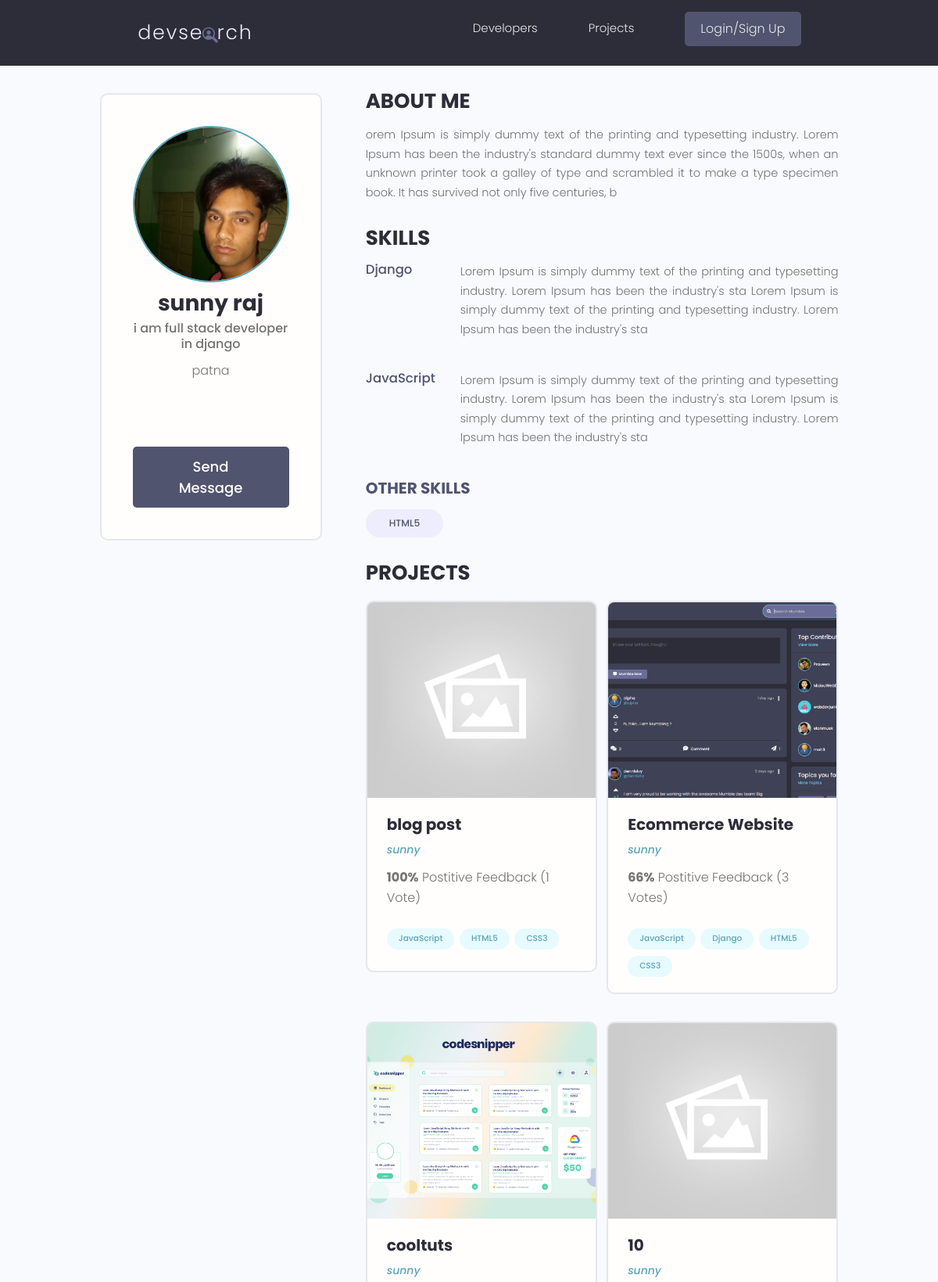
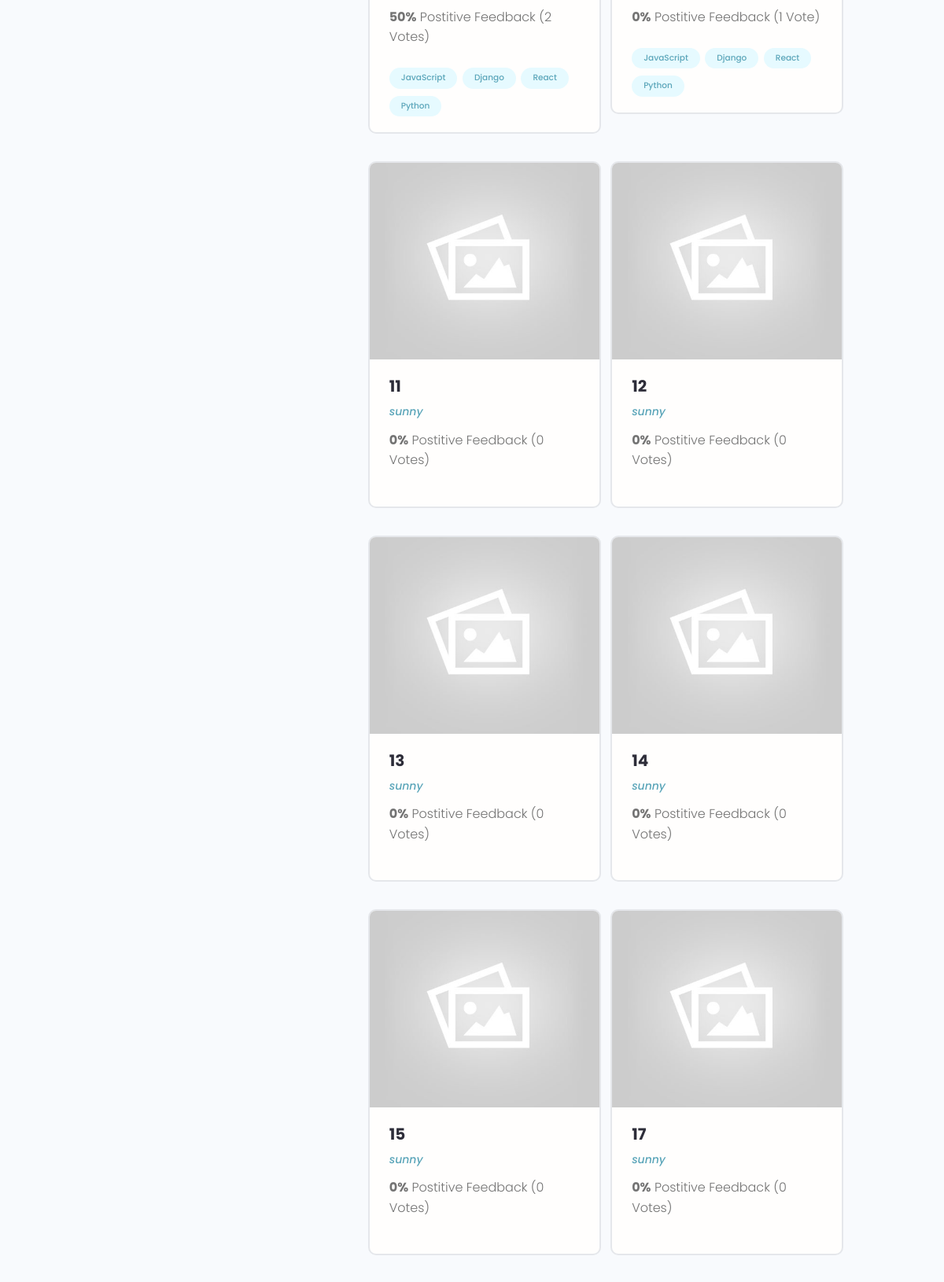
The app's page /profile/c51db148-2e58-4ecd-8236-bbb35d7da51c/ (upper part) with its own data (2 pictures, top to bottom).
### users/models.py (models this page shows, shortened)
class Profile(models.Model):
    user = models.OneToOneField(User,on_delete=models.CASCADE,null=True,blank=True)
    name=models.CharField(max_length=200,blank=True,null=True)
    email=models.EmailField(max_length=500,blank=True,null=True)
    username=models.CharField(max_length=200,null=True,blank=True,editable=False)
    location=models.CharField(max_length=200,blank=True,null=True)
    short_intro=models.CharField(max_length=200,null=True,blank=True)
    bio=models.TextField(blank=True,null=True)
    profile_image=models.ImageField(null=True,blank=True,upload_to='profiles/',default='profiles/user-default.png')
    social_twitter = models.CharField(max_length=200,blank=True,null=True)
    social_linkedin = models.CharField(max_length=200,blank=True,null=True)
    social_github = models.CharField(max_length=200,blank=True,null=True)
    social_website = models.CharField(max_length=200,blank=True,null=True)
    created=models.DateTimeField(auto_now_add=True)
    id=models.UUIDField(default=uuid.uuid4,unique=True,primary_key=True,editable=False)
    def __str__(self):
        return str(self.username)
    def imageURL(self):
        try:
            url=self.profile_image.url
        except:
            url='http://127.0.0.1:8000/images/profiles/user-default.png'
        return url
    class Meta:
        ordering=['name']

class Skill(models.Model):
    owner=ForeignKey(Profile,on_delete=models.CASCADE,null=True,blank=True)
    name=models.CharField(max_length=200,blank=True,null=True)
    description=models.TextField(null=True,blank=True)
    created=models.DateTimeField(auto_now_add=True)
    id=models.UUIDField(default=uuid.uuid4,unique=True,primary_key=True,editable=False)

### projects/models.py (models this page shows, shortened)
class Project(models.Model):
    owner=models.ForeignKey(Profile,on_delete=models.CASCADE,null=True,blank=True)
    title=models.CharField(max_length=100)
    description=models.TextField(null=True,blank=True)
    featured_image=models.ImageField(null=True,blank=True,default='default.jpg')
    demo_link=models.CharField(max_length=2000,null=True,blank=True)
    source_link=models.CharField(max_length=2000,null=True,blank=True)
    tags=models.ManyToManyField('Tag',blank=True)
    vote_total=models.IntegerField(default=0,null=True,blank=True)
    vote_ratio=models.IntegerField(default=0,null=True,blank=True)
    created=models.DateTimeField(auto_now_add=True)
    id=models.UUIDField(default=uuid.uuid4,unique=True,primary_key=True,editable=False)
    class Meta:
        ordering=['-vote_ratio','-vote_total','title']
    def imageURL(self):
        try:
            url=self.featured_image.url
        except:
            url='http://127.0.0.1:8000/images/default.jpg'
        return url

class Tag(models.Model):
    name=models.CharField(max_length=100)
    created=models.DateTimeField(auto_now_add=True)
    id=models.UUIDField(default=uuid.uuid4,unique=True,primary_key=True,editable=False)
    def __str__(self):
        return self.name

### users/views.py (the view)
# urls.py: path('profile/<str:pk>/',views.userProfile,name='user-profile'),
def userProfile(request,pk):
    profile=Profile.objects.get(id=pk)
    context={'profile':profile}
    return render(request,'users/user_profile.html',context)

### users/templates/users/user_profile.html (shortened to what this page needs)
{% extends 'main.html' %} {% block content %}
<main class="profile my-md">
  <div class="container">
    <div class="layout">
      <div class="column column--1of3">
        <div class="card text-center">
          <div class="card__body dev">
            <img
              class="avatar avatar--xl"
              src="{{profile.imageURL}}"
            />
            <h2 class="dev__name">{{profile.name}}</h2>
            <p class="dev__title">{{profile.short_intro}}</p>
            <p class="dev__location">{{profile.location}}</p>
            <ul class="dev__social">
            </ul>
            {% if request.user.profile.id != profile.id %}
            <a href="{% url 'create-message' profile.id %}" class="btn btn--sub btn--lg">Send Message </a>
            {% endif %}
          </div>
        </div>
      </div>
      <div class="column column--2of3">
        <div class="devInfo">
          <h3 class="devInfo__title">About Me</h3>
          <p class="devInfo__about">{{profile.bio}}</p>
        </div>
        <div class="devInfo">
          <h3 class="devInfo__title">Skills</h3>
          <div class="devInfo__skills">
            {% for skill in profile.skill_set.all %} {% if skill.description %}
            <div class="devSkill">
              <h4 class="devSkill__title">{{skill.name}}</h4>
              <p class="devSkill__info">{{skill.description}}</p>
            </div>
            {% endif %} {% endfor %}
            <h3 class="devInfo__subtitle">Other Skills</h3>
            <div class="devInfo__otherSkills">
              {% for skill in profile.skill_set.all %}
               {% if not skill.description %}
              <span class="tag tag--pill tag--sub tag--lg">
                <small>{{skill.name}}</small>
              </span>
              {% endif %}
               {% endfor %}
            </div>
          </div>
        </div>
        <div class="devInfo">
          <h3 class="devInfo__title">Projects</h3>
          <div class="grid grid--two">
            {% for project in profile.project_set.all %}
            <div class="column">
              <div class="card project">
                <a href="{% url 'project' project.id %}" class="project">
                  <img
                    class="project__thumbnail"
                    src="{{project.imageURL}}"
                    alt="project thumbnail"
                  />
                  <div class="card__body">
                    <h3 class="project__title">{{project.title}}</h3>
                    <p>
                      <a class="project__author" href="{% url 'user-profile' project.owner.id %}"
                        >{{project.owner}}</a
                      >
                    </p>
                    <p class="project--rating">
                      <span style="font-weight: bold"
                        >{{project.vote_ratio}}%</span
                      >
                      Postitive Feedback ({{project.vote_total}}
                      Vote{{project.vote_total|pluralize:"s"}})
                    </p>
                    <div class="project__tags">
                      {% for tag in project.tags.all %}
                      <span class="tag tag--pill tag--main">
                        <small>{{tag}}</small>
                      </span>
                      {% endfor %}
                    </div>
                  </div>
                </a>
              </div>
            </div>
            {% endfor %}
          </div>
        </div>
      </div>
    </div>
  </div>
</main>
{% endblock content %}

### static/styles/app.css (style rules this page uses)
:root { --color-sub: #2d2d39; }
.btn--sub { background-color: var(--color-sub-light); }
.card { border: 2px solid var(--color-light); }
img { width: 100%; }
.profile .card > .dev { padding: 4rem; }
.dev__name { color: var(--color-sub); font-size: 2.8rem; font-weight: 700; margin-top: 1rem; margin-bottom: 0.5rem; }
.dev__title { font-size: 1.6rem; font-weight: 500; line-height: 1.3; }
.dev__location { margin-top: 1rem; }
.dev__social { margin: 3rem 0; list-style: none; display: flex; justify-content: center; gap: 1.5rem; }
.devInfo { margin-bottom: 3rem; }
.devInfo__title, .devInfo__subtitle { font-size: 2.6rem; color: var(--color-sub); text-transform: uppercase; font-weight: 700; margin-bottom: 1.5rem; }
.devInfo__subtitle { font-size: 2rem; color: var(--color-sub-light); }
.devInfo__about, .devSkill__info { font-size: 1.45rem; line-height: 1.7; text-align: justify; }
.devSkill { margin-bottom: 3rem; }
.devSkill__title { font-size: 1.65rem; font-weight: 500; color: var(--color-sub-light); }
@media screen and (min-width: 700px) { .devSkill { display: flex; justify-content: space-between; gap: 3rem; } }
@media screen and (min-width: 700px) { .devSkill__info { flex-basis: 80%; } }
.project__author { font-size: 1.4rem; font-style: italic; }
.project--rating { margin-bottom: 1.6em; margin-top: .5em; }
.project__thumbnail { height: 25rem; object-fit: cover; object-position: top center; }
.project__title { font-size: 2rem; font-weight: 700; color: var(--color-sub); }

### static/uikit/styles/modules/_variables.css (style rules this page uses)
:root { --color-main: #5aa5b9; --color-main-light: #e6faff; --color-sub: #3f4156; --color-sub-light: #51546e; --color-sub-lighter: #ededfd; --color-text: #737373; --color-gray: #8b8b8b; --color-light: #e5e7eb; --color-light-gray: #767676; --color-bg: #f8fafd; --color-white: #fffefd; --color-white-light: #f3f3f3; --color-success: #359e64; --color-success-bg: #def8e8; --color-error: #fc4b0b; --color-error-bg: #fff2ee; --font-base: 'Poppins', arial, helvetica, 'Segoe UI', roboto, ubuntu, sans-serif; --font-monospace: 'Fira Code', 'Courier New', courier, monospace; --font-regular: 300; --font-medium: 500; --font-bold: 700; --generic-shadow: 1px 1px 5px #00000010; --generic-transition: all 0.3s ease-in-out; }

### static/uikit/styles/modules/_base.css (style rules this page uses)
* { margin: 0; padding: 0; box-sizing: border-box; text-rendering: optimizeLegibility; color: inherit; font-size: inherit; }
html { font-size: 50%; }
@media only screen and (min-width: 480px) { html { font-size: 56.25%; } }
@media only screen and (min-width: 1200px) { html { font-size: 62.5%; } }
body { line-height: 1.6; font-weight: 400; font-size: 1.5rem; color: var(--color-text); background-color: var(--color-bg); min-height: 100vh; }

### static/uikit/styles/modules/_typography.css (style rules this page uses)
* { font-family: var(--font-base); }
h2 { font-size: 3.6rem; font-weight: var(--font-bold); }
h3 { font-size: 3.2rem; font-weight: var(--font-medium); }
h4 { font-size: 2.8rem; font-weight: var(--font-medium); }
p, span, strong { font-size: 1.6rem; color: var(--color-text); font-weight: var(--font-regular); }
a { padding-bottom: 2px; text-decoration: none; display: inline-block; color: var(--color-main); font-weight: var(--font-medium); }

### static/uikit/styles/modules/_utilities.css (style rules this page uses)
.container { width: 92%; max-width: 165rem; margin: 0 auto; box-sizing: border-box; }
@media screen and (min-width: 1000px) { .container { width: 90%; } }
@media screen and (min-width: 1200px) { .container { width: 80%; } }
.text-center { text-align: center; }
.my-md { margin: 3rem auto; }

### static/uikit/styles/modules/_avatar.css (style rules this page uses)
.avatar { border-radius: 50%; border: 2px solid var(--color-main); object-fit: cover; }
.avatar--xl { height: 20rem; width: 20rem; }

### static/uikit/styles/modules/_button.css (style rules this page uses)
.btn { display: inline-block; position: relative; cursor: pointer; background-color: var(--color-light); font-weight: var(--font-medium); color: var(--color-sub); text-decoration: none; padding: 1rem 2rem; border-radius: 0.5rem; border: none; width: -webkit-fit-content; width: -moz-fit-content; width: fit-content; height: -webkit-fit-content; height: -moz-fit-content; height: fit-content; font-size: 1.6rem; outline-width: 0; outline-color: transparent; -webkit-backface-visibility: hidden; backface-visibility: hidden; transition: all 0.3s ease-in-out; }
.btn--sub { background-color: var(--color-sub); color: var(--color-white); }
.btn--lg { font-size: 1.8rem; padding: 1.2rem 4.5rem; }

### static/uikit/styles/modules/_card.css (style rules this page uses)
.card { border-radius: 1rem; background-color: var(--color-white); border: 1.5px solid var(--color-light); width: auto; height: auto; margin-top: 0.5rem; margin-bottom: 0.5rem; overflow: hidden; }
.card__body, .card__header { padding: 2rem 2.5rem; }

### records on screen
Profile: imageURL (picture), name "sunny raj", short_intro "i am full stack developer in django", location "patna", bio "orem Ipsum is simply dummy text of the printing and typesetting industry. Lorem Ipsum has been the industry's standard dummy text ever since the 1500s, when an unknown printer took a galley of type and scrambled it to make a type specimen book. It has survived not only five centuries, b"
Skill: name "Django", description "Lorem Ipsum is simply dummy text of the printing and typesetting industry. Lorem Ipsum has been the industry's sta Lorem Ipsum is simply dummy text of the printing and typesetting industry. Lorem Ipsum has been the industry's sta"
Skill: name "JavaScript", description "Lorem Ipsum is simply dummy text of the printing and typesetting industry. Lorem Ipsum has been the industry's sta Lorem Ipsum is simply dummy text of the printing and typesetting industry. Lorem Ipsum has been the industry's sta"
Skill: name "HTML5"
Project: imageURL (placeholder picture), title "blog post", owner "sunny", vote_ratio "100", vote_total "1"
Tag: name "JavaScript"
Tag: name "HTML5"
Tag: name "CSS3"
Project: imageURL (picture), title "Ecommerce Website", owner "sunny", vote_ratio "66", vote_total "3"
Tag: name "Django"
Project: imageURL (picture), title "cooltuts", owner "sunny", vote_ratio "50", vote_total "2"
Tag: name "React"
Tag: name "Python"
Project: title "10", owner "sunny", vote_ratio "0", vote_total "1"
Project: imageURL (placeholder picture), title "11", owner "sunny", vote_ratio "0", vote_total "0"
Project: imageURL (placeholder picture), title "12", owner "sunny", vote_ratio "0", vote_total "0"
Project: imageURL (placeholder picture), title "13", owner "sunny", vote_ratio "0", vote_total "0"
Project: imageURL (placeholder picture), title "14", owner "sunny", vote_ratio "0", vote_total "0"
Project: imageURL (placeholder picture), title "15", owner "sunny", vote_ratio "0", vote_total "0"
Project: imageURL (placeholder picture), title "17", owner "sunny", vote_ratio "0", vote_total "0"
